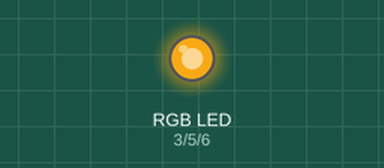
Recording of a sketch running on a simulated Arduino Uno, built with avr-gcc and run on an emulated ATmega328P. On the bench: an RGB LED mixed from three pins (HIGH = lit). Dim RGB values are drawn brighter than linear; random numbers use the default seed unless the sketch sets one.

Above: at 0.1 s.
At 4.6 s:
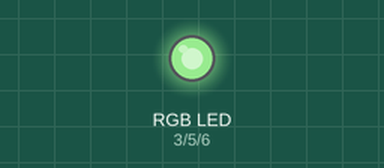
At 9.6 s:
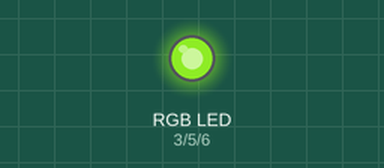
At 19.1 s:
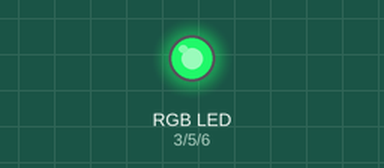
At 28.6 s:
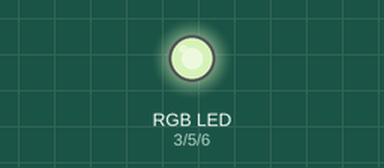
At 39.1 s:
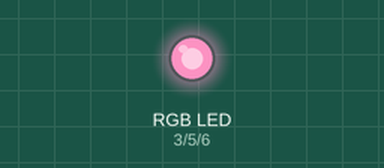
Timing chart, 0 to 40.0 s (numbered marks = the images above):
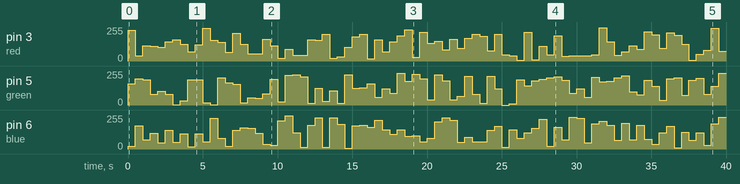

Measured:
- by itself, pin 3 (red): 0/255 → 232/255 at 0.00 s, → 38/255 0.50 s later, → 114/255 0.50 s later, → 109/255 0.50 s later, … (80 changes in this stretch)
- by itself, pin 6 (blue): 0/255 → 19/255 at 0.00 s, → 175/255 0.50 s later, → 68/255 0.50 s later, → 120/255 0.50 s later, … (80 changes in this stretch)

The sketch:

RGBControl.ino
```cpp
const int red=3,green=5,blue=6;
int rred=0,rblue=0,rgreen=0,i=10;
void setup() {
  // put your setup code here, to run once:
  pinMode(red,OUTPUT);
  pinMode(green,OUTPUT);
  pinMode(blue,OUTPUT);
  Serial.begin(9600);
}

void loop() {
  // put your main code here, to run repeatedly:
  rred=random(0,255);
  rblue=random(0,255);
  rgreen=random(0,255);
  analogWrite(red,rred);
  analogWrite(green,rgreen);
  analogWrite(blue,rblue);
  delay(500);
  //Serial.print("R:");Serial.print(rred);Serial.print("\t G:");Serial.print(rgreen);Serial.print("\t B:");Serial.println(rblue);
}
```
